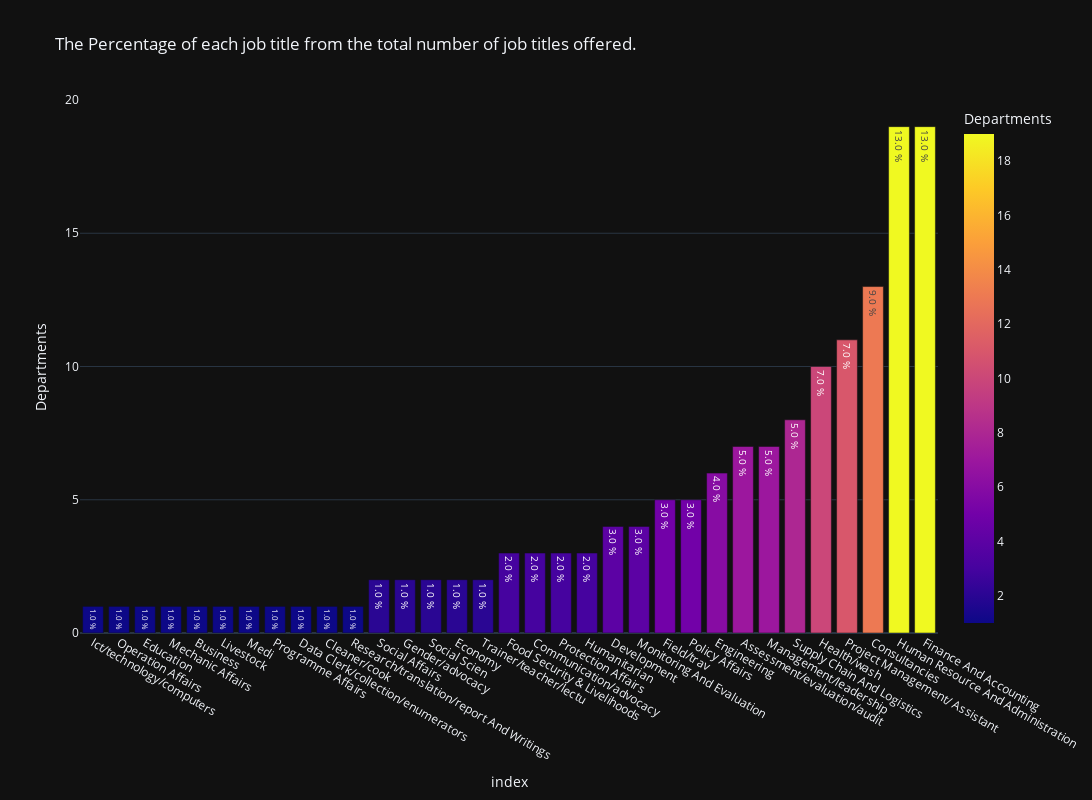

Write notebook code for a chart like this one.
### Markdown cell above
#### 2-The Percentage of each job title from the total number of job titles offered.

### Code cell
#Create a new series from Location column of our dataframe
departments = jobs_data['Departments'].value_counts()
# Turn it to a Dataframe- i will need some dataframe methods
departments = departments.to_frame()

# Create a new column 
departments["Percentage"] = departments.Departments/departments.Departments.sum()*100
# Round it
departments["Percentage"]   = departments.Percentage.round().astype(str) + " %"

# Create a barchar using plotly
fig = px.bar(
             departments, x = departments.index , y ='Departments',  
             title = "The Percentage of each job title from the total number of job titles offered." , 
             height=800,
             width = 1100,
             color = 'Departments',
             template='plotly_dark',
             text = departments.Percentage,
             labels={
                     "Percentage": "Count"
                   
                 },
            )
    
fig.update_layout( xaxis={'categoryorder': 'total ascending'})
fig.show()

### Figure 1 — Plotly figure (JSON) as saved in the notebook; plotly's stock layout.template omitted (floating-point values rounded to 4 significant figures)
{"data": [{"alignmentgroup": "True", "hovertemplate": "index=%{x}<br>Departments=%{marker.color}<br>Count=%{text}<extra></extra>", "legendgroup": "", "marker": {"color": [19, 19, 13, 11, 10, 8, 7, 7, 6, 5, 5, 4, 4, 3, 3, 3, 3, 2, 2, 2, 2, 2, 1, 1, 1, 1, 1, 1, 1, 1, 1, 1, 1], "coloraxis": "coloraxis", "pattern": {"shape": ""}}, "name": "", "offsetgroup": "", "orientation": "v", "showlegend": false, "text": ["13.0 %", "13.0 %", "9.0 %", "7.0 %", "7.0 %", "5.0 %", "5.0 %", "5.0 %", "4.0 %", "3.0 %", "3.0 %", "3.0 %", "3.0 %", "2.0 %", "2.0 %", "2.0 %", "2.0 %", "1.0 %", "1.0 %", "1.0 %", "1.0 %", "1.0 %", "1.0 %", "1.0 %", "1.0 %", "1.0 %", "1.0 %", "1.0 %", "1.0 %", "1.0 %", "1.0 %", "1.0 %", "1.0 %"], "textposition": "auto", "type": "bar", "x": ["Human Resource And Administration", "Finance And Accounting", "Consultancies", "Project Management/ Assistant", "Health/wash", "Supply Chain And Logistics", "Assessment/evaluation/audit", "Management/leadership", "Engineering", "Field/trav", "Policy Affairs", "Development", "Monitoring And Evaluation", "Food Security & Livelihoods", "Communication/advocacy", "Protection Affairs", "Humanitarian", "Social Affairs", "Gender/advocacy", "Social Scien", "Economy", "Trainer/teacher/lectu", "Ict/technology/computers", "Operation Affairs", "Education", "Mechanic Affairs", "Business", "Livestock", "Medi", "Programme Affairs", "Data Clerk/collection/enumerators", "Cleaner/cook", "Research/translation/report And Writings"], "xaxis": "x", "y": [19, 19, 13, 11, 10, 8, 7, 7, 6, 5, 5, 4, 4, 3, 3, 3, 3, 2, 2, 2, 2, 2, 1, 1, 1, 1, 1, 1, 1, 1, 1, 1, 1], "yaxis": "y"}], "layout": {"barmode": "relative", "coloraxis": {"colorbar": {"title": {"text": "Departments"}}, "colorscale": [[0, "#0d0887"], [0.1111, "#46039f"], [0.2222, "#7201a8"], [0.3333, "#9c179e"], [0.4444, "#bd3786"], [0.5556, "#d8576b"], [0.6667, "#ed7953"], [0.7778, "#fb9f3a"], [0.8889, "#fdca26"], [1, "#f0f921"]]}, "height": 800, "legend": {"tracegroupgap": 0}, "title": {"text": "The Percentage of each job title from the total number of job titles offered."}, "width": 1100, "xaxis": {"anchor": "y", "categoryorder": "total ascending", "domain": [0, 1], "title": {"text": "index"}}, "yaxis": {"anchor": "x", "domain": [0, 1], "title": {"text": "Departments"}}}}
